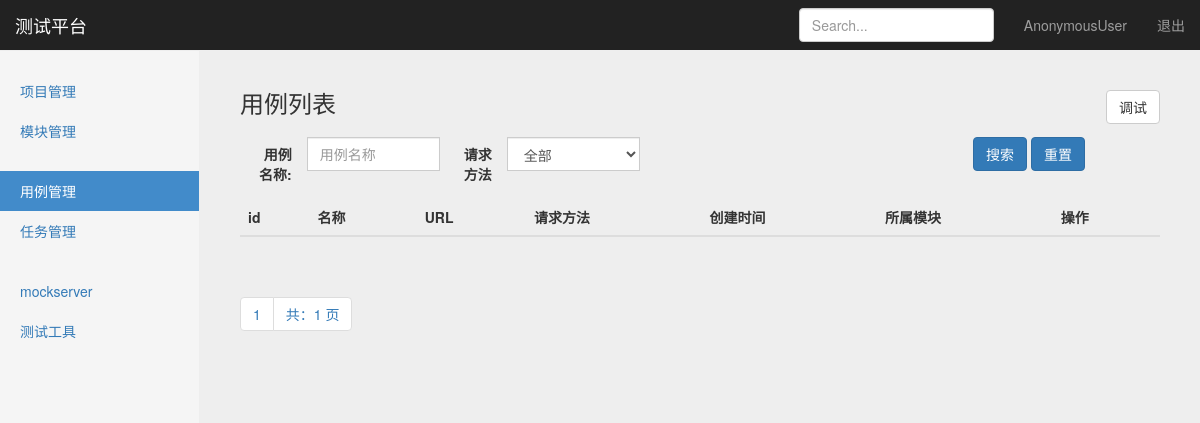
/interface/case_manage/, run on an earlier commit of the app's database.
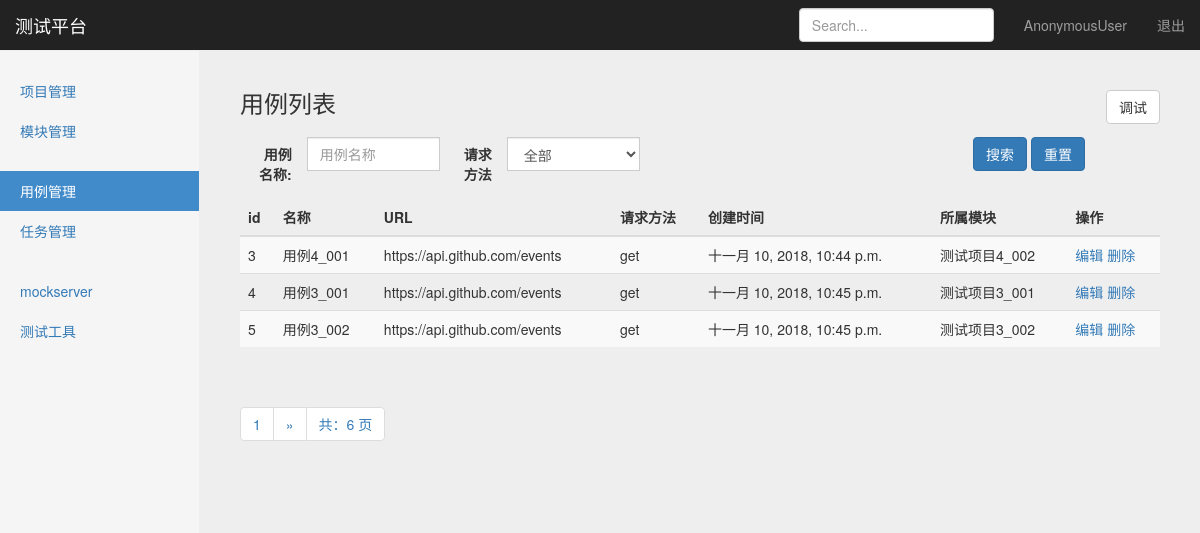
And on a later commit of the database.
### interface_app/models.py (models this page shows, shortened)
class TestCase(models.Model):
    module = models.ForeignKey(Module, on_delete=models.CASCADE)
    name = models.CharField("名称",max_length=100,blank=False,default="")  #https://www.cnblogs.com/ccorz/p/Django-models-zhong-guan-yublank-yunull-de-bu-chon.html
    url = models.TextField("URL",default="")
    req_method = models.CharField("方法", max_length=10,default="")
    req_type = models.CharField("参数类型", max_length=10, default="")
    req_header = models.TextField("头部",  default="")
    req_parameter = models.TextField("参数", default="")
    responses_assert = models.TextField("断言", default="")
    create_time = models.DateTimeField("创建时间", auto_now=True)

### project_app/models.py (models this page shows)
class Module(models.Model):
    project = models.ForeignKey(Project,on_delete=models.CASCADE)
    name = models.CharField("名称", max_length=100, blank=False, default="")
    describe = models.TextField("描述", default="")
    create_time = models.DateTimeField("创建时间", auto_now=True)
    def __str__(self):
        return self.name

### interface_app/views.py (the view)
# urls.py: path('case_manage/',views.case_manage),
def case_manage(request):
    testcases = TestCase.objects.all().order_by("id")
    paginator = Paginator(testcases, 3)  #每页3条数据
    page = request.GET.get('page')
    try:
        contacts = paginator.page(page)
    except PageNotAnInteger:
        contacts = paginator.page(1)  # 如果页数不是整型, 取第一页
    except EmptyPage:
        contacts = paginator.page(paginator.num_pages)  #如果页数超出查询范围，取最后一页
    if request.method == 'GET':
        return render(request,"case_manage.html",{"type":"list","testcases":contacts})
    else:
        return HttpResponse("404")

### templates/case_manage.html (shortened to what this page needs)
{% extends "base.html" %}
{% block content %}
    <nav class="navbar navbar-inverse navbar-fixed-top">
      <div class="container-fluid">
        <div class="navbar-header">
          <a class="navbar-brand" href="#">测试平台</a>
        </div>
        <div id="navbar" class="navbar-collapse collapse">
          <ul class="nav navbar-nav navbar-right">
            <li><a href="#">{{ user }}</a></li>
            <li><a href="/logout">退出</a></li>
          </ul>
          <form class="navbar-form navbar-right">
            <input type="text" class="form-control" placeholder="Search...">
          </form>
        </div>
      </div>
    </nav>
    <div class="container-fluid">
      <div class="row">
        <div class="col-sm-3 col-md-2 sidebar">
          <ul class="nav nav-sidebar">
            <li><a href="/manage/project_manage/">项目管理</a></li>
            <li><a href="/manage/module_manage/">模块管理</a></li>
          </ul>
          <ul class="nav nav-sidebar">
            <li class="active"><a href="#">用例管理</a></li>
            <li><a href="/interface/task_manage/">任务管理</a></li>
          </ul>
          <ul class="nav nav-sidebar">
            <li><a href="">mockserver</a></li>
            <li><a href="">测试工具</a></li>
          </ul>
        </div>
        {% if type == 'list' %}
        <div class="col-sm-9 col-sm-offset-3 col-md-10 col-md-offset-2 main">
          <h3 class="sub-header">用例列表
            <button type="button" class="btn btn-default" id="CreateButton"
                    style="float: right;"
                    onclick="window.location.href='/interface/debug/'">调试</button>
          </h3>
          <div class="table-responsive">
            <form method="get" class="form-horizontal" action="/interface/search_case_name/" data-bv-message="This value is not valid" data-bv-feedbackicons-valid="glyphicon glyphicon-ok" data-bv-feedbackicons-invalid="glyphicon glyphicon-remove" data-bv-feedbackicons-validating="glyphicon glyphicon-refresh">
              <div class="row margin-bottom-10 margin-top-10 text_field">
                <div class="col-lg-12 col-md-12 col-sm-12 col-xs-12" style="text-align: right;">
                    <div class="form-group col-lg-3 col-md-3 col-sm-3">
                      <label class="col-lg-4 col-md-4 col-sm-5 control-label no-padding-right">用例名称:</label>
                      <div class="input-group col-lg-8 col-md-8 col-sm-7">
                        <input autocomplete="off" type="text" class="form-control" name="case_name" placeholder="用例名称">
                      </div>
                    </div>
                  <div class="form-group col-lg-3 col-md-3 col-sm-3" >
                    <label class="col-lg-4 col-md-5 col-sm-5 control-label no-padding-right">请求方法</label>
                    <div class="input-group col-lg-8 col-md-7 col-sm-7">
                      <select name="status" class="form-control" id="status">
                        <option value="" selected="">全部</option>
                      </select>
                    </div>
                  </div>
                  <div class="col-sm-6" style="text-align: right;">
                    <button type="submit" class="btn btn-primary margin-top-10">搜索</button>
                    <button type="submit" class="btn btn-primary margin-top-10">重置</button>
                  </div>
                </div>
              </div>
            </form>
            <table class="table table-striped" id="list">
              <thead>
                <tr>
                  <th>id</th>
                  <th>名称</th>
                  <th>URL</th>
                  <th>请求方法</th>
                  <th>创建时间</th>
                  <th>所属模块</th>
                  <th>操作</th>
                </tr>
              </thead>
              <tbody>
                {% for case in testcases %}
                <tr>
                  <td>{{ case.id }}</td>
                  <td>{{ case.name }}</td>
                  <td>{{ case.url }}</td>
                  <td>{{ case.req_method }}</td>
                  <td>{{ case.create_time }}</td>
                  <td>{{ case.module }}</td>
                  <td>
                      <a href="/interface_app/edit_project/{{ project.id }}/" id="update">编辑</a>
                      <a href="/manage/delete_project/{{ project.id }}/" id="delete">删除</a>
                  </td>
                </tr>
                {% endfor %}
              </tbody>
            </table>
          </div>
            <div class="pagination">
                <span class="step-links">
                    <ul class="pagination">
                        <li><a href="#">{{ testcases.number }}</a></li>
                        {% if testcases.has_next %}
                            {% if case_name %}
                                <li><a href="?case_name={{ case_name }}&page={{ testcases.next_page_number }}">&raquo;</a></li>
                            {% else %}
                                <li><a href="?page={{ testcases.next_page_number }}">&raquo;</a></li>
                            {% endif %}
                        {% endif %}
                        <li><a href="#">共：{{ testcases.paginator.num_pages }} 页</a></li>
                    </ul>
                </span>
            </div>
        </div>
        {% endif %}
      </div>
    </div>
{% endblock %}

### templates/base.html (shortened to what this page needs)
<!DOCTYPE html>
<html lang="zh-CN">
  <head>
    {% load static %}
    <link rel="stylesheet" type="text/css" href="{% static "css/bootstrap.min.css" %}">
    <link rel="stylesheet" type="text/css" href="{% static "css/signin.css" %}">
    <link rel="stylesheet" type="text/css" href="{% static "css/dashboard.css" %}">
  </head>
  <body>
    {% block content %}{% endblock %}
  </body>
</html>

### static/css/signin.css (style rules this page uses)
body { padding-top: 40px; padding-bottom: 40px; background-color: #eee; }

### static/css/dashboard.css (style rules this page uses)
body { padding-top: 50px; }
.sub-header { padding-bottom: 10px; border-bottom: 1px solid #eee; }
.navbar-fixed-top { border: 0; }
.sidebar { display: none; }
@media (min-width: 768px) { .sidebar { position: fixed; top: 51px; bottom: 0; left: 0; z-index: 1000; display: block; padding: 20px; overflow-x: hidden; overflow-y: auto; background-color: #f5f5f5; border-right: 1px solid #eee; } }
.nav-sidebar { margin-right: -21px; margin-bottom: 20px; margin-left: -20px; }
.nav-sidebar > li > a { padding-right: 20px; padding-left: 20px; }
.nav-sidebar > .active > a, .nav-sidebar > .active > a:hover, .nav-sidebar > .active > a:focus { color: #fff; background-color: #428bca; }
.main { padding: 20px; }
@media (min-width: 768px) { .main { padding-right: 40px; padding-left: 40px; } }

What changed in the data, as far as the page shows it:
added TestCase: id "3", name "用例4_001", url "https://api.github.com/events", req_method "get", create_time "十一月 10, 2018, 10:44 p.m.", module "测试项目4_002"
added TestCase: id "4", name "用例3_001", url "https://api.github.com/events", req_method "get", create_time "十一月 10, 2018, 10:45 p.m.", module "测试项目3_001"
added TestCase: id "5", name "用例3_002", url "https://api.github.com/events", req_method "get", create_time "十一月 10, 2018, 10:45 p.m.", module "测试项目3_002"
Also different on the page:
{{ testcases.paginator.num_pages }}: "1" → "6"
